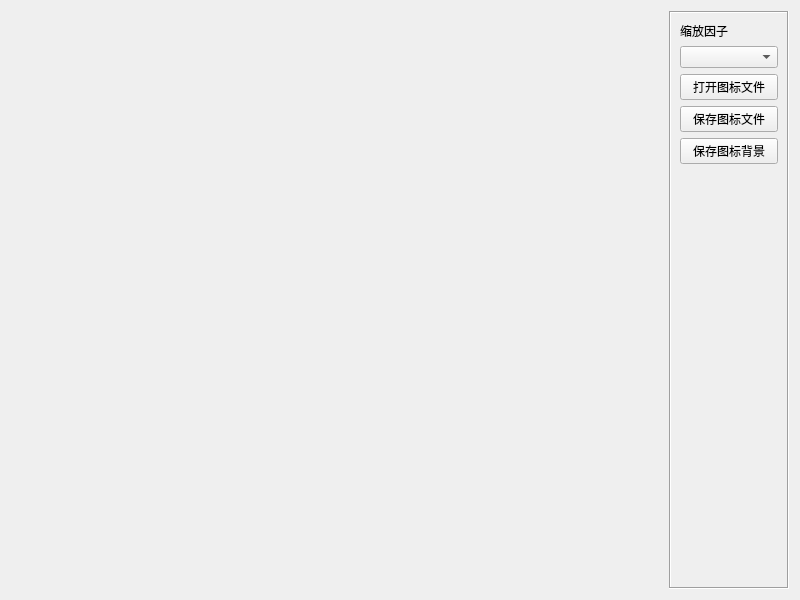
<?xml version="1.0" encoding="UTF-8"?>
<ui version="4.0">
 <class>frmIconEditor</class>
 <widget class="QWidget" name="frmIconEditor">
  <property name="geometry">
   <rect>
    <x>0</x>
    <y>0</y>
    <width>800</width>
    <height>600</height>
   </rect>
  </property>
  <property name="windowTitle">
   <string>Form</string>
  </property>
  <layout class="QHBoxLayout" name="horizontalLayout">
   <item>
    <widget class="IconEditor" name="iconEditor" native="true">
     <property name="sizePolicy">
      <sizepolicy hsizetype="Expanding" vsizetype="Preferred">
       <horstretch>0</horstretch>
       <verstretch>0</verstretch>
      </sizepolicy>
     </property>
    </widget>
   </item>
   <item>
    <widget class="QFrame" name="frame_2">
     <property name="minimumSize">
      <size>
       <width>120</width>
       <height>0</height>
      </size>
     </property>
     <property name="frameShape">
      <enum>QFrame::Box</enum>
     </property>
     <property name="frameShadow">
      <enum>QFrame::Sunken</enum>
     </property>
     <layout class="QVBoxLayout" name="verticalLayout">
      <item>
       <widget class="QLabel" name="label">
        <property name="sizePolicy">
         <sizepolicy hsizetype="Fixed" vsizetype="Preferred">
          <horstretch>0</horstretch>
          <verstretch>0</verstretch>
         </sizepolicy>
        </property>
        <property name="text">
         <string>缩放因子</string>
        </property>
       </widget>
      </item>
      <item>
       <widget class="QComboBox" name="cboxZoom"/>
      </item>
      <item>
       <widget class="QPushButton" name="btnOpen">
        <property name="text">
         <string>打开图标文件</string>
        </property>
       </widget>
      </item>
      <item>
       <widget class="QPushButton" name="btnSave">
        <property name="text">
         <string>保存图标文件</string>
        </property>
       </widget>
      </item>
      <item>
       <widget class="QPushButton" name="btnSaveBg">
        <property name="text">
         <string>保存图标背景</string>
        </property>
       </widget>
      </item>
      <item>
       <spacer name="verticalSpacer">
        <property name="orientation">
         <enum>Qt::Vertical</enum>
        </property>
        <property name="sizeHint" stdset="0">
         <size>
          <width>20</width>
          <height>40</height>
         </size>
        </property>
       </spacer>
      </item>
     </layout>
    </widget>
   </item>
  </layout>
 </widget>
 <customwidgets>
  <customwidget>
   <class>IconEditor</class>
   <extends>QWidget</extends>
   <header>iconeditor.h</header>
   <container>1</container>
  </customwidget>
 </customwidgets>
 <resources/>
 <connections/>
</ui>
